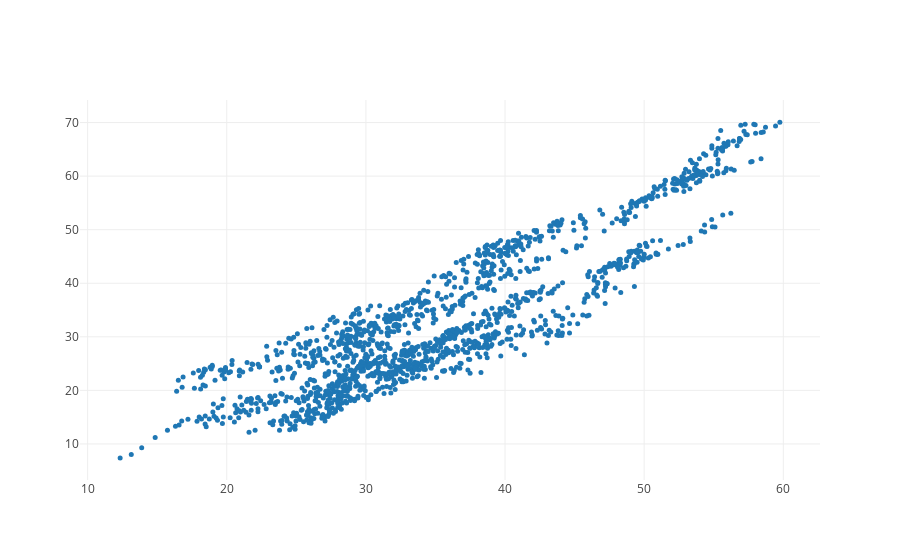

This figure's notebook cell:
### Markdown cell above
## Making a scatter plot:

We can also make a scatter plot of series A vs series B.

### Code cell
figure = {
    'data': [
        {
            'x': df['A'],
            'y': df['B'],
            'mode': 'markers',
            'marker': {'size': 5}
        }]
}

iplot(figure)

### Figure 1 — Plotly figure (JSON) as saved in the notebook; plotly's stock layout.template omitted (floating-point values rounded to 4 significant figures; data arrays with more than 128 entries replaced by an {"elided": "..."} marker saying what was removed)
{"data": [{"marker": {"size": 5}, "mode": "markers", "type": "scatter", "uid": "b44bc153-23ce-43db-ab18-e5782ee5d59d", "x": {"elided": "1500 float values"}, "y": {"elided": "1500 float values"}}], "layout": {}}
